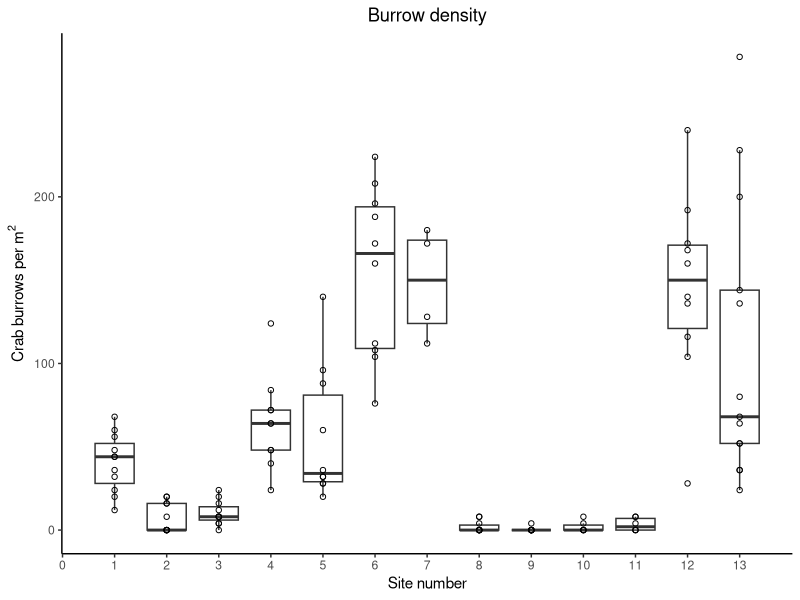
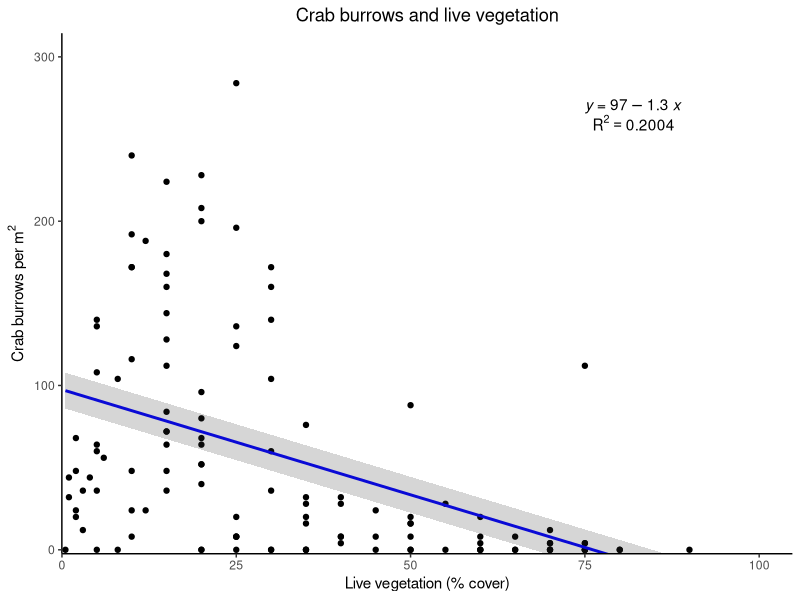

The R source for these figures, in order: (Note: this script raises an error after producing the figures.)
#Figures for Burrowing Crab Paper

library(dplyr)
library(ggplot2)
library(tidyverse)
library(ggpubr)

#Figure 2
fig2data <- read.csv("fig2data.csv")
colnames(fig2data)[1] <- "area"
fig2data <- mutate(fig2data, burrowcount_perm2 = (burrowcount_perquarterm2*4))
  
figure2 <-
fig2data %>%
  ggplot(aes(x=area, y=burrowcount_perm2, group=area)) +
  geom_boxplot(outlier.shape = NA) +
  geom_point(color = "black", size = 1.5, shape = 21, fill = NA) +
  xlab("Site number") +
  scale_x_continuous(breaks=seq(0,13,1)) +
  ylab(bquote("Crab burrows per m"^2)) +
  ggtitle("Burrow density") +
  theme_bw() +
  theme(legend.position="none",
        plot.title = element_text(hjust = 0.5),
        axis.line = element_line(colour = "black"),
        panel.grid.minor = element_blank(),
        panel.grid.major = element_blank(),
        panel.background = element_blank(), 
        panel.border = element_blank(),
        text=element_text(family="sans"))

figure2
  

#Figure 3
fig3data <- read.csv("fig3data.csv")
colnames(fig3data)[1] <- "burrowcount_perm2"

lbl1<- paste("R ^ 2 == 0.2004")

figure3 <- 
  fig3data %>%
  ggplot(aes(x = liveveg_percentcover, y= burrowcount_perm2)) +
  geom_point(color = "black", size = 1.5) +
  geom_smooth(method = "lm", se = FALSE, color="blue") +
  xlab("Live vegetation (% cover)") +
  ylab(bquote("Crab burrows per m"^2)) +
  coord_cartesian(ylim= c(12, 300), xlim= c(4.75, 100)) +
  ggtitle("Crab burrows and live vegetation") +
  theme_bw() +
  theme(legend.position="none",
        plot.title = element_text(hjust = 0.5),
        axis.line = element_line(colour = "black"),
        panel.grid.minor = element_blank(),
        panel.grid.major = element_blank(),
        panel.background = element_blank(), 
        panel.border = element_blank(),
        text=element_text(family="sans")) +
  stat_regline_equation(label.x = 75, label.y = 270, aes(x=liveveg_percentcover, y=yline,
                                                         label = after_stat(eq.label))) +
  annotate("text", x=82, y=260, label = lbl1, parse = TRUE) +
  geom_ribbon(aes(ymin=lowerCI, ymax=upperCI), linetype = 2, alpha=0.2)

figure3
  

#Figure 4
fig4data <- read.csv("fig4data.csv")
colnames(fig4data)[1] <- "date"

figure4 <- 
fig4data %>%
  gather(key = "exclosure", value = "crabs", 
         exclosure12.2, 
         exclosure12.4, 
         exclosure12.6, 
         exclosure13.2,
         exclosure13.4,
         exclosure13.6) %>%
  ggplot(aes(x=date, y=crabs, color = exclosure, group = exclosure)) +
  geom_line(linewidth=1) +
  xlab("Date") +
  ylab(bquote("Number of crabs removed per 9 m"^2)) +
  scale_color_manual(name = "Exclosure", 
                      values = c("exclosure12.2" = "red", 
                                 "exclosure12.4" = "orange", 
                                 "exclosure12.6" = "green", 
                                 "exclosure13.2" = "lightblue", 
                                 "exclosure13.4" = "blue", 
                                 "exclosure13.6" = "purple")) +
  ggtitle("Crab removal through time") +
  scale_y_continuous(expand = c(0,0), limits = c(0, 150)) +
  theme_bw() +
  theme(plot.title = element_text(hjust = 0.5),
        axis.line = element_line(colour = "black"),
        panel.grid.minor = element_blank(),
        panel.grid.major = element_blank(),
        panel.background = element_blank(), 
        panel.border = element_blank(),
        axis.text.x = element_text(angle = 90, vjust = 0.5, hjust=1),
        text=element_text(family="sans"))
figure4

#Figure 5
fig5data <- read.csv("fig5data.csv")
colnames(fig5data)[1] <- "burrows"

figure5 <- 
  fig5data %>%
  gather(key = "plant", value = "pccover", 
         salicornia_spp, 
         other_forbs) %>%
  ggplot(aes(x=burrows, y=pccover, color = plant, group = plant)) +
  geom_point(size = 2) +
    labs(color = "") + 
    xlab("Average # burrows") +
    ylab("Vegetation % cover") +
    scale_color_manual(labels = c("Other forbs", "Salicornia species"),
                       values = c("blue", "darkorange1")) +
    ggtitle("Salicornia spp. and Other Forbs by Average Burrow Count") +
    scale_y_continuous(expand = c(0,0), limits = c(-1, 12)) +
    theme_bw() +
    theme(plot.title = element_text(hjust = 0.5),
          axis.line = element_line(colour = "black"),
          panel.grid.minor = element_blank(),
          panel.grid.major = element_blank(),
          panel.background = element_blank(), 
          panel.border = element_blank(),
          text=element_text(family="sans")) +
    stat_poly_line(formula = y~0+x, se=FALSE, linetype = "dashed") +
    stat_poly_eq(use_label(c("eq", "P")), formula = y~0+x, sep = "  ")
  
figure5
  
#Figure 6
fig6data <- read.csv("fig6data.csv")
colnames(fig6data)[1] <- "burrows"

figure6 <- 
  fig6data %>%
  gather(key = "gcov", value = "pccover", 
         wrack, 
         bare) %>%
  ggplot(aes(x=burrows, y=pccover, color = gcov, group = gcov)) +
  geom_point(size = 2) +
  labs(color = "") + 
  xlab("Average # burrows") +
  ylab("Cover category %") +
  scale_color_manual(labels = c("Bare", "Wrack"),
                     values = c("darkorange1", "blue")) +
  ggtitle("Wrack and Bare Ground by Average Burrow Count") +
  scale_y_continuous(expand = c(0,0), limits = c(0, 45)) +
  theme_bw() +
  theme(plot.title = element_text(hjust = 0.5),
        axis.line = element_line(colour = "black"),
        panel.grid.minor = element_blank(),
        panel.grid.major = element_blank(),
        panel.background = element_blank(), 
        panel.border = element_blank(),
        text=element_text(family="sans")) +
#  stat_cor(label.x = 18) +
#  stat_regline_equation() +
  stat_poly_line(method = "lm", se=FALSE, linetype = "dashed") +
  stat_poly_eq(use_label(c("eq", "P")))

figure6

#Table for salicornia, other forbs (forced through zero), wrack, bare (not forced through zero)

lm_salicornia = lm(
  salicornia_spp ~ 0+burrows,
  data = fig5data
)
salcoef <-
  lm_salicornia$coefficients
saleq <- paste("Y =", paste(round(salcoef[1],2), paste("x")))
saleq

salr2 <- summary(lm_salicornia)$r.squared
salp <- summary(lm_salicornia)$coefficients[,4]


lm_otherforbs = lm(
  other_forbs ~ 0+burrows,
  data = fig5data
)
forbcoef <-
  lm_otherforbs$coefficients
forbeq <- paste("Y =", paste(round(forbcoef[1],2), paste("x")))
forbeq

forbr2 <- summary(lm_otherforbs)$r.squared
forbp <- summary(lm_otherforbs)$coefficients[,4]


lm_wrack = lm(
  wrack ~ burrows,
  data = fig6data
)
wrackcoef <-
  lm_wrack$coefficients
wrackeq <- 
  paste("Y =", paste(round(wrackcoef[1],2), paste(round(wrackcoef[-1],2), "x", sep=" * ", collapse=" + "), sep=" + "))
wrackeq

wrackr2 <- summary(lm_wrack)$r.squared
  wrackp <- summary(lm_wrack)$coefficients[,4][2]


lm_bare = lm(
  bare ~ burrows,
  data = fig6data
)
barecoef <-
  lm_bare$coefficients
bareeq <- 
  paste("Y =", paste(round(barecoef[1],2), paste(round(barecoef[-1],2), "x", sep=" * ", collapse=" + "), sep=" + "))
bareeq

barer2 <- summary(lm_bare)$r.squared
barep <- summary(lm_bare)$coefficients[,4][2]

cover_category <- c("Salicornia sp.", "Other forbs", "Wrack", "Bare")
equation <- c(saleq, forbeq, wrackeq, bareeq)
r2 <- c(salr2, forbr2, wrackr2, barer2)
p <- c(salp, forbp, wrackp, barep)

equationstable <-
data.frame(cover_category,
           equation,
           r2,
           p)

grid.table(equationstable)

#Figure 7
fig7data <- read.csv("fig7data.csv")
colnames(fig7data)[1] <- "treatment"

fig7summary <-
  fig7data %>%
  group_by(treatment) %>%
  summarize(mean = mean(vegspeciescount), se = sd(vegspeciescount)/
                                                  (sqrt(length(vegspeciescount))))
  

figure7 <-
  fig7summary %>%
  ggplot(aes(x=treatment, y=mean, fill = treatment)) +
  geom_bar(stat = "identity", width=.5, alpha=0.7) +
  geom_errorbar(aes(ymin=mean-se, ymax=mean+se), width = 0.2) +
  xlab("Treatment") +
  ylab("Species richness") +
  scale_fill_manual(values = c("blue", "darkorange1")) +
  ggtitle("Species Richness by Treatment") +
  scale_y_continuous(expand = c(0,0), limits = c(0, 9)) +
  theme_bw() +
  theme(legend.position="none",
        plot.title = element_text(hjust = 0.5), 
        axis.line = element_line(colour = "black"),
        panel.grid.minor = element_blank(),
        panel.grid.major = element_blank(),
        panel.background = element_blank(), 
        panel.border = element_blank(),
        text=element_text(family="sans"))

figure7


#Figure 8
fig8data <- read.csv("fig8data.csv")
colnames(fig8data)[1] <- "site"

fig8summary <-
  fig8data %>%
  pivot_longer(cols = c(-site, -plot, -subplot, -treatment),
               names_to = "species",
               values_to = "c_pccover") %>%
  group_by(treatment, species) %>%
  summarize(mean = mean(c_pccover),
            se = sd(c_pccover)/
                     (sqrt(length(c_pccover)))) %>%
  filter(species %in% c("spal", "suaeda", "salicornia", "disp", "iva", "sppa", "forbs", "bare", "dead", "wrack")) %>%
  mutate(significant = (ifelse(species %in% c("spal", 
                                           "suaeda",
                                           "iva", 
                                           "bare"), 
                              TRUE,
                              FALSE)))
     

figure8 <-
  fig8summary %>%
  ggplot(aes(x=species, y=mean, fill = treatment)) +
  geom_bar(stat = "identity", width=.6, position = "dodge") +
  geom_errorbar(aes(ymin=mean-se, ymax=mean+se), width = 0.2, position = position_dodge(.6)) +
  geom_hline(yintercept = 0) +
  xlab("Species") +
  ylab("Change in Percent Cover ") +
  scale_fill_manual(name = "Treatment", 
    values = c("blue", "darkorange1")) +
  scale_x_discrete(limits = c("spal", "suaeda", "salicornia", "disp", "iva", "sppa", "forbs", "bare", "dead", "wrack"),
    labels = c("spal" = ~italic("Spartina alterniflora"),
                              "suaeda" = ~italic("Suaeda maritima"),
                              "salicornia" = ~italic("Salicornia sp."),
                              "disp" = ~italic("Distichlis spicata"),
                              "iva" = ~italic("Iva frutescens"),
                              "sppa" = ~italic("Spartina patens"),
                              "forbs" = "Other forbs",
                              "bare" = "Bare",
                              "dead" = "Dead",
                              "wrack" = "Wrack")) +
  ggtitle("Change in Vegetation Species Percent Cover After Crab Exclusion") +
  scale_y_continuous(expand = c(0,0), limits = c(-40, 30)) +
  theme_bw() +
  theme(plot.title = element_text(hjust = 0.5),
        axis.line = element_line(colour = "black"),
        panel.grid.minor = element_blank(),
        panel.grid.major = element_blank(),
        panel.border = element_blank(), 
        panel.background = element_blank(),
        axis.text.x = element_text(angle = 90, vjust = 0.5, hjust=1),
        text=element_text(family="sans"))

figure8
